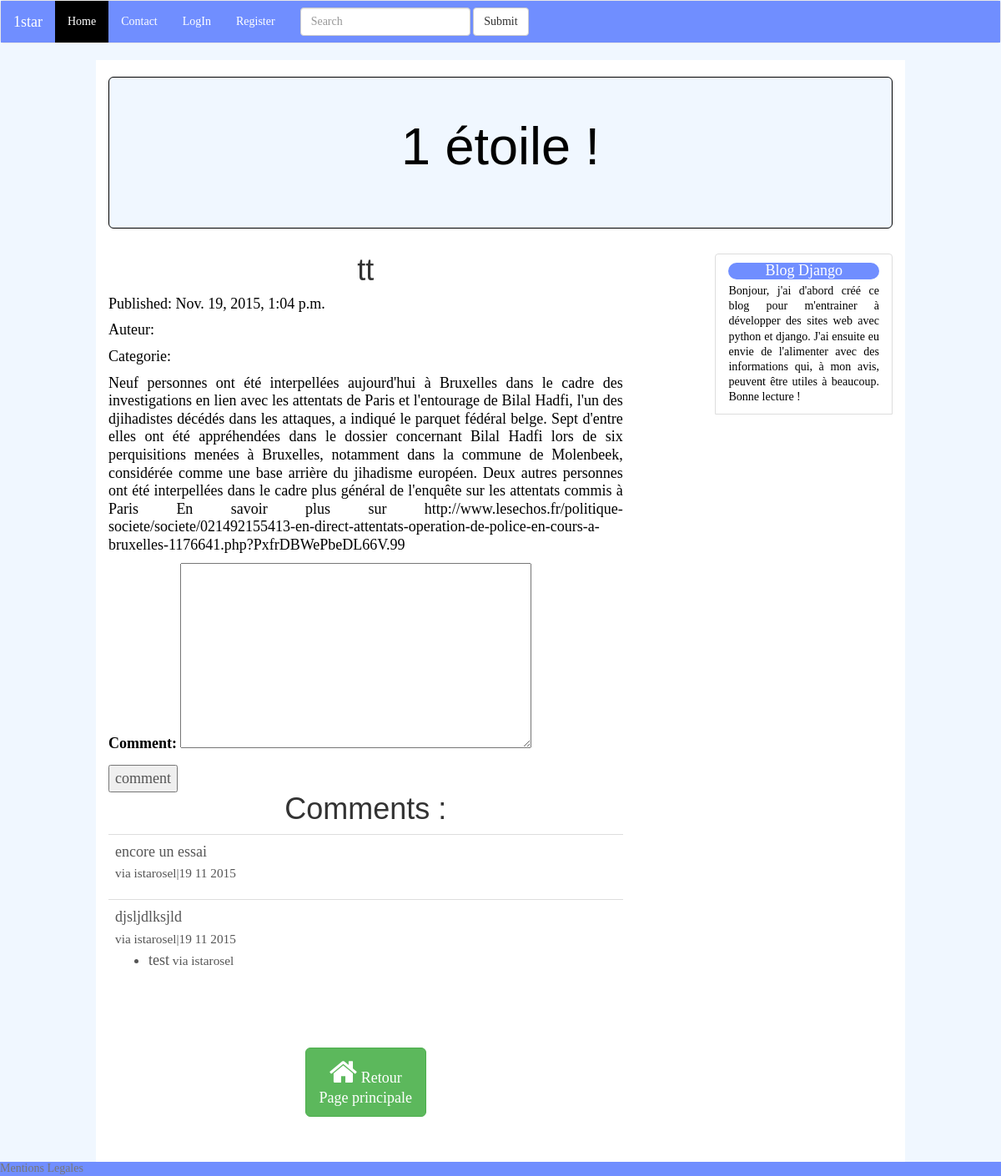
The app's page /parution/3/ with its own data.
### blogdef/models.py (models this page shows, shortened)
class Parution(models.Model):
	titre = models.CharField(max_length=255,default="sans titre")
	auteur = models.CharField(max_length=100)
	contenu = models.TextField(default="blabla")
	classement = models.ForeignKey(TypeParution)
	date = models.DateTimeField(auto_now_add=True,auto_now=False,verbose_name="Date de parution")

### comments/models.py (models this page shows, shortened)
class Comment(models.Model):
	user = models.ForeignKey(MyUser)
	parent = models.ForeignKey("self",null=True,blank=True)
	path = models.CharField(max_length=350)
	parution = models.ForeignKey(Parution,null=True,blank=True)
	text = models.TextField()
	updated = models.DateTimeField(auto_now=True, auto_now_add=False)
	timestamp = models.DateTimeField(auto_now=False,auto_now_add=True)
	active = models.BooleanField(default=True)
	objects = CommentManager()
	class Meta:
		ordering = ['-timestamp']
	@property
	def get_comment(self):
		return self.text
	@property
	def is_child(self):
		if self.parent is not None:
			return True
		else :
			return False
	def get_children(self):
		if self.is_child:
			return None
		else :
			return Comment.objects.filter(parent=self)

### accounts/models.py (models this page shows, shortened)
class MyUser(AbstractBaseUser):
	username = models.CharField(max_length=255,unique=True)
	email = models.EmailField(verbose_name='email address',max_length=255,unique=True)
	first_name = models.CharField(max_length=120,null=True, blank=True)
	last_name = models.CharField(max_length=120,null=True, blank=True)
	is_member = models.BooleanField(default=False, verbose_name='tout contenu')
	is_active = models.BooleanField(default=True)
	is_admin = models.BooleanField(default=False)
	objects = MyUserManager()
	USERNAME_FIELD = 'username'
	REQUIRED_FIELDS = ['email']
	def __str__(self):              # __unicode__ on Python 2
	    return self.username

### blogdef/views.py (the view, shortened to what this page needs)
# urls.py: url(r'^parution/(?P<pk>[\d]+)/$','blogdef.views.publication_detail' , name='parution-detail'),
def publication_detail(request, pk):
	try :
		object = Parution.objects.get(pk=pk)
		comments = Comment.objects.filter(parution=object)
		comment_form = CommentForm(request.POST or None)
		context = {
					"object":object,
					"comments":comments,
				}
		context["comment_form"]=comment_form
		return render(request,"blogdef/parution_detail.html",context)
	except :
		raise Http404

### comments/forms.py
class CommentForm(forms.Form):
	comment = forms.CharField(widget=forms.Textarea)

### blogdef/templates/blogdef/parution_detail.html (shortened to what this page needs)
{% extends "base.html" %}
{% block enTete %}
<br/>
<div class="jumbotron">
  <h1>1 étoile !</h1>
</div>
{% endblock %}
{% block content %}
<h1>{{ object.titre }}</h1>
<p>Published: {{ object.date }}</p>
<p>Auteur: {{ objet.auteur }}</p>
<p>Categorie: {{ objet.classement }}</p>
{%  autoescape off %}
<p>{{ object.contenu }}</p>
{% endautoescape %}
	<div class="row">
		<div class="col-sm-12">
			<form method="POST" action="">
			{{comment_form.as_p}}
			<input type="submit" value="comment" />
			</form>
			<h1>Comments : </h1>
			<table class='table'>
			{% for comment in comments %}
			<tr><td>{{comment.get_comment}}
				<br/><small>via {{comment.user}}|{{comment.timestamp|date:"d m Y"}}</small>
			{% if not comment.is_child %}
			<ul>
			{% for child in comment.get_children%}
			<li>{{child.get_comment}}<small> via {{child.user}}</small>
			{% endfor %}
			</ul>
			{% endif %}
			</td></tr>
			{% endfor %}
			</table>
		</div>
	</div>
{% endblock %}
{% block suite%}
<br/>
<br/>
<div class="text-center">
<a class="btn btn-lg btn-success" href="{% url 'liste' %}">
  <i class="fa fa-home fa-2x"></i> Retour<br>Page principale</a>
</div>
<br/>
<br/>
{% endblock %}

### static_in_project/ourStatic/css/blog.css (style rules this page uses)
.jumbotron { background-color: #F0F7FF; border: 1px solid; color: black; font-family: Helvetica, "Times New Roman", Times, serif; }
h1, .h1, h2, .h2, h3, .h3, h4, .h4, h5, .h5, h6, .h6 { margin-top: 0; font-family: Helvetica, "Times New Roman", Times, serif; font-weight: normal; color: #333; }
h1 { text-align: center; }
p { font-family: Georgia, "Times New Roman", Times, serif; color: black; text-align: justify; line-height: 1.2; }

### records on screen
Parution: titre "tt", date "Nov. 19, 2015, 1:04 p.m.", contenu "Neuf personnes ont été interpellées aujourd'hui à Bruxelles dans le cadre des investigations en lien avec les attentats de Paris et l'entourage de Bilal Hadfi, l'un des djihadistes décédés dans les attaques, a indiqué le parquet fédéral belge. Sept d'entre elles ont été appréhendées dans le dossier concernant Bilal Hadfi lors de six perquisitions menées à Bruxelles, notamment dans la commune de Molenbeek, considérée comme une base arrière du jihadisme européen. Deux autres personnes ont été interpellées dans le cadre plus général de l'enquête sur les attentats commis à Paris En savoir plus sur…"
Comment: get_comment "encore un essai", user "istarosel", timestamp "19 11 2015"
Comment: get_comment "djsljdlksjld", user "istarosel", timestamp "19 11 2015"
Comment: get_comment "test", user "istarosel"
